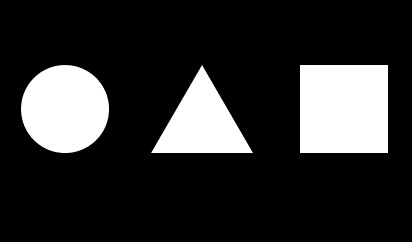
#> input picture ch_15/easy.jpg, 412 x 242 px
$ python ch15_15_moments.py
#> lines starting #> are read from the running program, lines starting #| are printed output that depends on the picture; after the words box and inside, x2 and y2 are one past the last pixel; in counts of white or black regions, pixels touching at a corner belong together
import cv2
import numpy as np

src = cv2.imread('easy.jpg')
#> src is the input picture: shape (242, 412, 3); min 0, max 255, mean 46.8
src_copy = src.copy()

# 1. convert to gray
src_gray = cv2.cvtColor(src, cv2.COLOR_BGR2GRAY)
# 2. convert to binary
ret, dst_binary = cv2.threshold(src_gray, 127, 255, cv2.THRESH_BINARY)
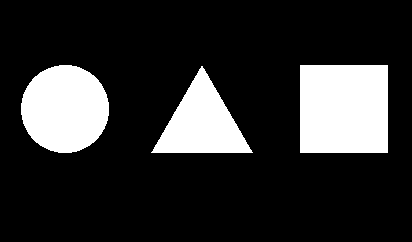
#> dst_binary: shape (242, 412); 18.4% white; 3 white regions
# 3. find contours
contours, hierarchy = cv2.findContours(dst_binary, cv2.RETR_EXTERNAL, cv2.CHAIN_APPROX_SIMPLE)
#> contours = 3 contours; box (x1, y1, x2, y2) and area: (300, 65, 388, 153) 7569, (21, 65, 109, 153) 5964, (151, 66, 253, 153) 4344

n = len(contours)
#> n = 3
imgList = []
for i in range(n):
    img = np.zeros(src.shape, np.uint8)
    imgList.append(img)

    # 列印輪廓點
    imgList[i] = cv2.drawContours(imgList[i], contours, i, (255, 255, 255), 5)
    cv2.imshow('contours' + str(i), imgList[i])

    # 列印輪廓面積
    area = cv2.moments(contours[i])
    print(f"輪廓面積 {i} = {area['m00']}")

    # 列印影像矩
    print(f"列印影像矩 {i}\n {area}")
#> this loop made 3 passes
#> (printed output is left out)
#> pass 1, `cv2.imshow('contours' + str(i), imgList[i])`:
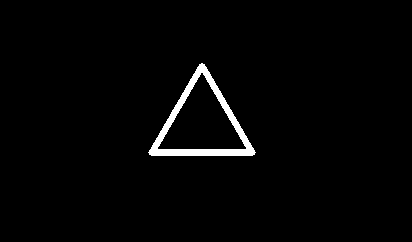
#> window 'contours0': shape (242, 412, 3); 2% white; 1 white region, box (x1, y1, x2, y2) and area: (148, 63, 256, 156) 1945
#> pass 2, `cv2.imshow('contours' + str(i), imgList[i])`:
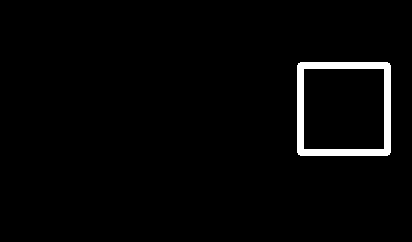
#> window 'contours1': shape (242, 412, 3); 2.4% white; 1 white region, box (x1, y1, x2, y2) and area: (297, 62, 391, 156) 2416
#> after the loop, imgList = 3 items

cv2.imshow('Src', src_copy)

cv2.waitKey(0)
cv2.destroyAllWindows()

$ run again, with ch_15/3heart.jpg copied over ch_15/easy.jpg
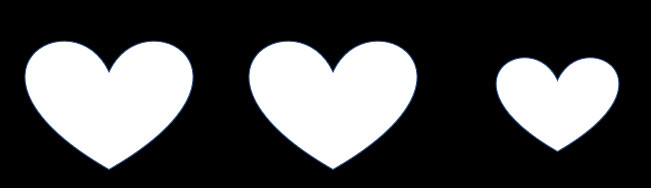
#> input picture ch_15/3heart.jpg, 651 x 188 px
#> src is the input picture: shape (188, 651, 3); mean B, G, R 78.5, 77.9, 77.5
#> `ret, dst_binary = cv2.threshold(src_gray, 127, 255, cv2.THRESH_BINARY)`:
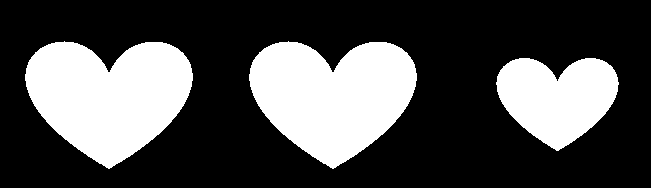
#> dst_binary: shape (188, 651); 30.3% white; 3 white regions
#> contours = 3 contours; box (x1, y1, x2, y2) and area: (249, 41, 417, 169) 14455, (25, 41, 193, 169) 14455, (496, 58, 619, 151) 7645
#> n = 3
#> the loop `for i in range(n):` made 3 passes
#> (printed output is left out)
#> pass 2, `cv2.imshow('contours' + str(i), imgList[i])`:
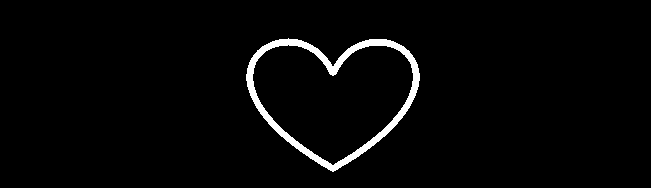
#> window 'contours1': shape (188, 651, 3); 2.6% white; 1 white region, box (x1, y1, x2, y2) and area: (246, 38, 420, 172) 3168
#> after the loop `for i in range(n):`: imgList = 3 items

$ run again, with ch_15/3shapes.jpg copied over ch_15/easy.jpg
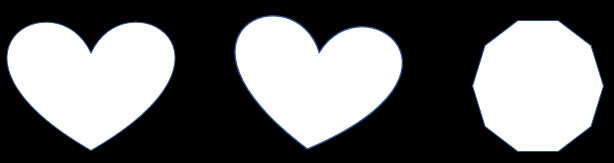
#> input picture ch_15/3shapes.jpg, 614 x 163 px
#> src is the input picture: shape (163, 614, 3); mean B, G, R 109.7, 108.7, 108.1
#> `ret, dst_binary = cv2.threshold(src_gray, 127, 255, cv2.THRESH_BINARY)`:
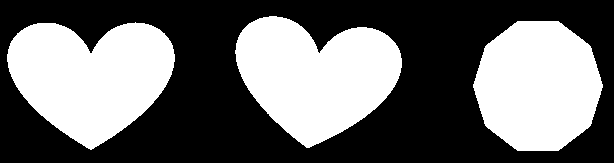
#> dst_binary: shape (163, 614); 42.3% white; 3 white regions
#> contours = 3 contours; box (x1, y1, x2, y2) and area: (7, 22, 175, 150) 14458, (235, 16, 402, 148) 14397, (473, 21, 603, 151) 12915
#> n = 3
#> the loop `for i in range(n):` made 3 passes
#> (printed output is left out)
#> pass 2, `cv2.imshow('contours' + str(i), imgList[i])`:
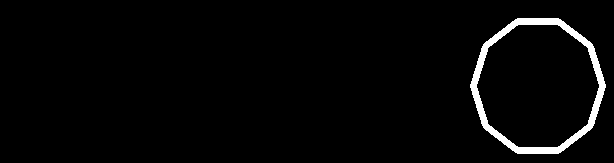
#> window 'contours1': shape (163, 614, 3); 2.7% white; 1 white region, box (x1, y1, x2, y2) and area: (470, 18, 606, 154) 2712
#> after the loop `for i in range(n):`: imgList = 3 items

$ run again, with ch_15/cloud.jpg copied over ch_15/easy.jpg
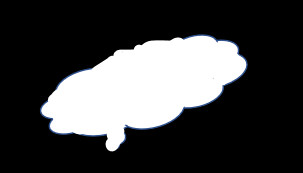
#> input picture ch_15/cloud.jpg, 303 x 173 px
#> src is the input picture: shape (173, 303, 3); mean B, G, R 65.8, 65.2, 64.8
#> `ret, dst_binary = cv2.threshold(src_gray, 127, 255, cv2.THRESH_BINARY)`:
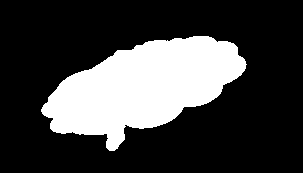
#> dst_binary: shape (173, 303); 25.4% white; 1 white region
#> contours = 1 contour; box (x1, y1, x2, y2) and area: (41, 36, 247, 151) 13048
#> n = 1
#> the loop `for i in range(n):` made 1 pass
#> (printed output is left out)
#> pass 1, `cv2.imshow('contours' + str(i), imgList[i])`:
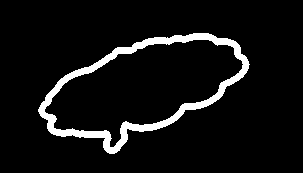
#> window 'contours0': shape (173, 303, 3); 6.8% white; 1 white region, box (x1, y1, x2, y2) and area: (38, 33, 250, 154) 3548
#> after the loop `for i in range(n):`: imgList = 1 item
